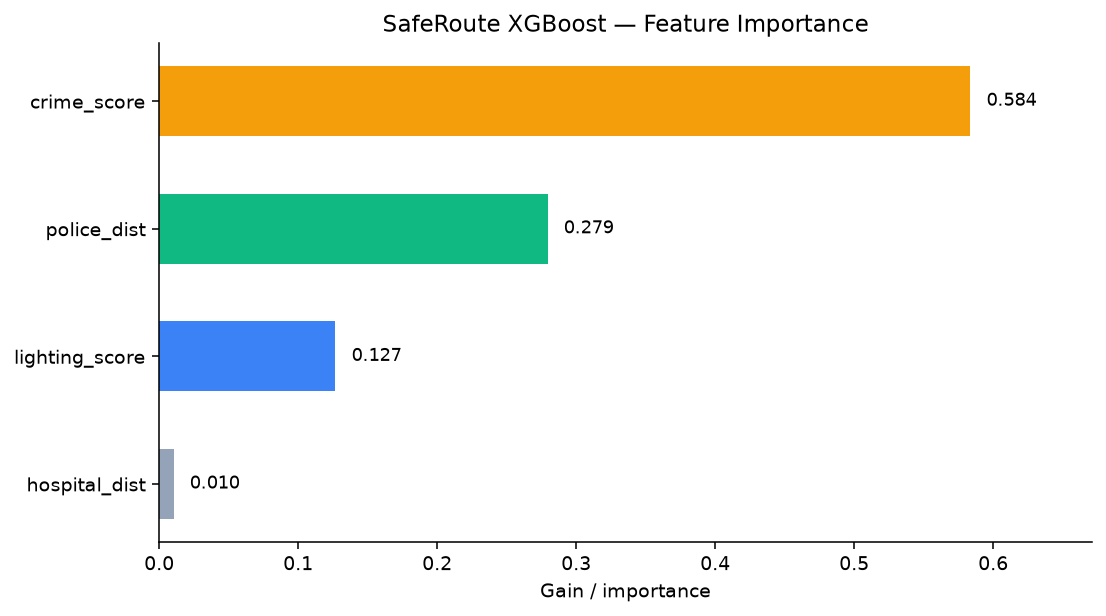

The Python source for this figure:
"""
Feature-importance chart for the SafeRoute XGBoost model.

  python -m ml.feature_importance
"""
from __future__ import annotations

import json
from pathlib import Path

import matplotlib

matplotlib.use("Agg")
import matplotlib.pyplot as plt  # noqa: E402

from .predict import FEATURE_COLS, MODEL_PATH, load_model

ML_DIR = Path(__file__).resolve().parent
METRICS_PATH = ML_DIR / "metrics.json"
PLOT_PATH = ML_DIR / "feature_importance.png"


def save_feature_importance_plot(
    importance: dict[str, float],
    out_path: Path = PLOT_PATH,
) -> Path:
    names = list(importance.keys())
    values = [float(importance[n]) for n in names]
    # Sort ascending for horizontal bar chart (top = most important)
    order = sorted(range(len(values)), key=lambda i: values[i])
    names = [names[i] for i in order]
    values = [values[i] for i in order]

    fig, ax = plt.subplots(figsize=(8, 4.5), dpi=140)
    colors = ["#94A3B8", "#3B82F6", "#10B981", "#F59E0B"]
    bar_colors = [colors[i % len(colors)] for i in range(len(names))]
    ax.barh(names, values, color=bar_colors, height=0.55)
    ax.set_xlabel("Gain / importance")
    ax.set_title("SafeRoute XGBoost — Feature Importance")
    ax.set_xlim(0, max(values) * 1.15 if values else 1)
    for i, v in enumerate(values):
        ax.text(v + max(values, default=1) * 0.02, i, f"{v:.3f}", va="center", fontsize=9)
    ax.spines["top"].set_visible(False)
    ax.spines["right"].set_visible(False)
    fig.tight_layout()
    out_path.parent.mkdir(parents=True, exist_ok=True)
    fig.savefig(out_path, bbox_inches="tight")
    plt.close(fig)
    return out_path


def from_model(model_path: Path = MODEL_PATH) -> dict[str, float]:
    if METRICS_PATH.exists():
        with METRICS_PATH.open(encoding="utf-8") as f:
            data = json.load(f)
        if data.get("feature_importance"):
            return {k: float(v) for k, v in data["feature_importance"].items()}

    bundle = load_model(model_path)
    model = bundle["model"]
    features = list(bundle.get("features") or FEATURE_COLS)
    return {name: float(v) for name, v in zip(features, model.feature_importances_)}


def main() -> None:
    importance = from_model()
    path = save_feature_importance_plot(importance)
    print("Feature importance:")
    for k, v in sorted(importance.items(), key=lambda kv: -kv[1]):
        print(f"  {k:16} {v:.4f}")
    print(f"Plot → {path}")


if __name__ == "__main__":
    main()
